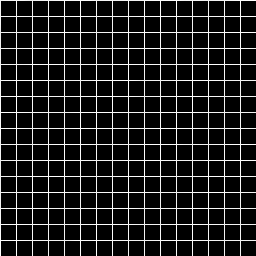
#> input picture original_edof.png, 256 x 256 px
$ python -i intensity_rescaling.py   (imports and definitions only)
#> lines starting #> are read from the running program, lines starting #| are printed output that depends on the picture
#> further down, picture is the input picture: shape (256, 256); min 0, max 255, mean 30
# /// script
# requires-python = ">=3.11"
# dependencies = [
#     "numpy",
#     "scipy",
#     "scikit-image",
# ]
# ///
import numpy as np
import functools
import logging
import warnings
from skimage.exposure import rescale_intensity
from scipy.optimize import curve_fit
import scipy.ndimage as ndimage
from scipy.fft import dctn, idctn
import skimage.transform as transform

from ._conventions import check_zyx_input, robust_range, warn_deprecated

logger = logging.getLogger(__name__)


# [12 lines left out: function _float_to_int, not called in this run]


def ensure_float_and_restore_dtype(func):
    """
    Decorator to safely convert integer arrays to normalized floats for processing,
    and restore the original integer dtype upon completion.

    - 8/16-bit integers are divided by the dtype maximum (unsigned -> [0, 1]; signed
      -> [-1, 1] with 0 kept at 0, as skimage's img_as_float) and processed in float32.
    - Wider integers (32/64-bit) are divided by the data's own maximum magnitude and
      processed in float64: dividing by e.g. 2**63 - 1 would leave ~1e-17 values that
      float32 cannot resolve and that make scale-dependent operations meaningless.
    - float32/float64 inputs pass through unchanged (other floats become float32).
    """
    # [53 lines left out: function wrapper, not called in this run]

    return wrapper

# Default (lower, upper) percentiles of the input range for processing (D02 (i),
# D27): contrast_stretching, normalize_image and clahe_u8 share it. Processing
# for segmentation tolerates clipping the top 0.1%; the viewers display up to
# p99.99 instead, so sparse bright signal is not saturated on screen.
PROCESSING_PERCENTILES = (0.1, 99.9)


# [158 lines left out: functions _resolve_percentiles, contrast_stretching, normalize_image, _fit_linear, _fit_exponential, not called in this run]

# Registry of supported parametric models
FIT_MODELS = {
    'linear': _fit_linear,
    'exponential': _fit_exponential
}

# [254 lines left out: functions _legacy_z_decay_kwargs, adjust_gamma_per_slice, adjust_brightness_per_slice, correct_z_intensity_decay, _slice_p99, not called in this run]


# A slice is background-only when its p99 is within _BG_MADS MADs of the
# background level AND less than _BG_FRACTION of the brightest p99 above it.
# The dimmest slice only counts as a background reference when at least a
# quarter of the brightest slice (its p25) lies in the same background band,
# i.e. the sample is sparse; dense stacks (signal everywhere) have none.
_BG_MADS = 10.0
_BG_FRACTION = 0.05
_BG_REF_PERCENTILE = 25.0


# [175 lines left out: functions _background_only_slices, contrast_stretch_per_slice, check_z_axis_orientation, test_z_axis_orientation, not called in this run]


# Do not let pytest collect the deprecated alias in modules that import it
test_z_axis_orientation.__test__ = False


def _tshrinkage(x, thresh):
    return np.sign(x) * np.clip(np.abs(x) - thresh, a_min=0, a_max=None)

def _prepare_data_for_basic(images, is_3d=False):
    """
    Normalizes input `images` into a numpy array of shape (N, ...)
    where `...` is the spatial dimensions matching the flatfield.
    """
#> called with is_3d = False
    if isinstance(images, list):
        images = np.stack(images, axis=0)

    images = np.asarray(images)
    original_shape = images.shape

    if is_3d:
        if images.ndim == 3:
            images = images[np.newaxis, ...]
        elif images.ndim >= 4:
            images = images.reshape(-1, images.shape[-3], images.shape[-2], images.shape[-1])
    else:
        if images.ndim == 2:
            images = images[np.newaxis, ...]
        elif images.ndim >= 3:
            images = images.reshape(-1, images.shape[-2], images.shape[-1])

    return images, original_shape

def _resize_spatial(images, target_spatial_shape):
    N = images.shape[0]
    out = np.empty((N,) + target_spatial_shape, dtype=np.float32)
    for i in range(N):
        out[i] = transform.resize(
            images[i], target_spatial_shape,
            order=1, mode='reflect', anti_aliasing=False, preserve_range=True
        )
    return out

def _reweight_score(S, last_S, D, last_D):
    """Reweighting convergence score: max relative change of flatfield and darkfield.

    As MATLAB BaSiC: sum|S - last_S| / sum|last_S| and sum|D - last_D| /
    max(sum|last_D|, 1e-6), the latter 0 when the darkfield moved by < 1e-7
    in total (always, without darkfield estimation). BaSiCPy computes the
    darkfield term from the flatfield change instead (R6-17).
    """
    mad_flatfield = np.sum(np.abs(S - last_S)) / max(float(np.sum(np.abs(last_S))), 1e-9)
    temp_diff = float(np.sum(np.abs(D - last_D)))
    if temp_diff < 1e-7:
        mad_darkfield = 0.0
    else:
        mad_darkfield = temp_diff / max(float(np.sum(np.abs(last_D))), 1e-6)
    return float(max(mad_flatfield, mad_darkfield))


def fit_basic_shading(
    images,
    is_3d=False,
    working_size=128,
    max_reweight_iterations=10,
    max_iterations=500,
    optimization_tol=1e-3,
    optimization_tol_diff=1e-2,
    reweighting_tol=1e-2,
    smoothness_flatfield=None,
    smoothness_darkfield=None,
    sparse_cost_darkfield=None,
    get_darkfield=False,
    fitting_mode='approximate',
    epsilon=0.1,
    rho=1.5,
    mu_coef=12.5,
    max_mu_coef=1e7
):
    """
    Fits the BaSiC shading model to a collection of images.

    Args:
        images: Input images. Can be a 3D array (Z, Y, X), 4D array (T, Z, Y, X),
                or list of 3D/2D arrays.
        is_3d (bool): If True, computes a 3D flatfield (Z, Y, X).
                      If False (default), computes a 2D flatfield (Y, X).
        working_size (int): Spatial dimension size to downscale to for faster fitting.
        max_reweight_iterations (int): Maximum number of reweighting iterations.
        max_iterations (int): Maximum number of ADMM iterations per reweighting loop.
        optimization_tol (float): Tolerance for ADMM convergence (relative fit residual).
        optimization_tol_diff (float): 'ladmap' only: tolerance on the relative size of the
            last update. Both tolerances must be met to stop (as in BaSiCPy).
        reweighting_tol (float): Tolerance for reweighting loop convergence.
        smoothness_flatfield (float): Smoothness regularization weight. If None, it is estimated.
        smoothness_darkfield (float): Smoothness regularization weight for darkfield. If None, it is estimated.
        sparse_cost_darkfield (float): 'ladmap' only: weight of the darkfield sparse term.
            If None, it is estimated. The 'approximate' mode (as MATLAB BaSiC)
            shrinks the darkfield with smoothness_darkfield only, so a value
            given there is ignored, with a UserWarning.
        get_darkfield (bool): Whether to estimate darkfield. Use
            fitting_mode='approximate' for it: with 'ladmap' the estimate is
            unreliable (a UserWarning says so; see below).
        fitting_mode (str): Fitting mode, 'approximate' or 'ladmap'.
        epsilon (float): Small value for weight calculation.
        rho (float): ADMM penalty parameter update factor.
        mu_coef (float): Initial penalty parameter coefficient.
        max_mu_coef (float): Maximum penalty parameter coefficient.

    Returns:
        dict: Containing 'flatfield', 'darkfield', and 'baseline'.

    Raises:
        ValueError: for NaN or inf in `images` (the ADMM has no mask support,
            and one NaN pixel made the SVD fail with LinAlgError). Fill or crop
            them first.

    Darkfield with 'ladmap': on synthetic images (20 frames, baselines
    0.5-1.5) with known darkfields of 10, 40 and 100, the 'ladmap' darkfield
    came out at 0.04, 117 and 268 (the last two above the dimmest pixel,
    which is impossible), while 'approximate' gives 4.5, 36 and 82. The ladmap
    estimate is returned as before, with a UserWarning, until it is fixed
    and validated.

    Changed (R6-17, 2026-11): reweighting convergence uses the darkfield
    change (as MATLAB BaSiC) instead of repeating the flatfield change (a
    BaSiCPy quirk); this only affects get_darkfield=True. NaN/inf input
    raises ValueError (R6-15). New UserWarnings: sparse_cost_darkfield is
    ignored in fitting_mode='approximate' (it only acts in 'ladmap'), and
    get_darkfield=True with 'ladmap' gives an unreliable darkfield (R6-07).
    """
    if fitting_mode not in ('approximate', 'ladmap'):
        raise ValueError(f"fitting_mode '{fitting_mode}' is not valid. Use 'approximate' or 'ladmap'.")
    if max_reweight_iterations < 1:
        raise ValueError("max_reweight_iterations must be >= 1.")
    if fitting_mode == 'approximate' and sparse_cost_darkfield is not None:
        warnings.warn(
            "sparse_cost_darkfield is ignored with fitting_mode='approximate' (which, as "
            "MATLAB BaSiC, regularises the darkfield with smoothness_darkfield only); "
            "it applies to fitting_mode='ladmap'.", UserWarning, stacklevel=2)

    images, original_shape = _prepare_data_for_basic(images, is_3d)
#> original_shape = (256, 256)
    n_bad = int(images.size - np.count_nonzero(np.isfinite(images)))
#> n_bad = 0
    if n_bad:
        raise ValueError(
            f"fit_basic_shading needs finite input: the images hold {n_bad} non-finite "
            "(NaN or inf) values. Fill or crop them first (the fit has no mask support).")

    s_s = images.shape[0]
    original_spatial_shape = images.shape[1:]

    if get_darkfield and s_s < 2:
        # BaSiC models each sample as I_i = B_i * S + D and separates the darkfield D
        # from the flatfield S only through variation of the baselines B_i across
        # samples. With a single image/volume any D can be absorbed into S, so the
        # darkfield is not identifiable (in 'approximate' mode its estimator has no
        # samples to average and the fit degenerated to NaN after max iterations).
        warnings.warn(
            "get_darkfield=True needs at least 2 images (or volumes with is_3d=True): the "
            "darkfield is not identifiable from a single sample. Fitting the flatfield only; "
            "the returned darkfield is zero.",
            UserWarning,
            stacklevel=2,
        )
        get_darkfield = False
    if get_darkfield and fitting_mode == 'ladmap':
        warnings.warn(
            "get_darkfield=True with fitting_mode='ladmap' gives an unreliable darkfield "
            "(anywhere from ~0 to ~3x the true offset on synthetic data); use "
            "fitting_mode='approximate' to estimate the darkfield.", UserWarning, stacklevel=2)

    target_spatial_shape = tuple([min(d, working_size) if working_size is not None else d for d in original_spatial_shape])

    if target_spatial_shape != original_spatial_shape:
        Im = _resize_spatial(images, target_spatial_shape)
    else:
        Im = images.astype(np.float32)

    s_spatial = Im.shape[1:]
    Im_flat = Im.reshape(s_s, -1)

    image_norm = np.linalg.norm(Im_flat)
#> image_norm = 7990.3
    if image_norm == 0:
        image_norm = 1.0

    if smoothness_flatfield is None:
        meanD = Im.mean(axis=0)
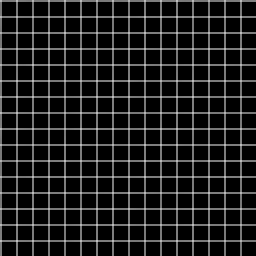
#> meanD: shape (128, 128) float32 (shown 2 times larger); min 0, max 191.2, mean 30
        mean_meanD = meanD.mean()
#> mean_meanD = 30
        if mean_meanD == 0:
            mean_meanD = 1.0
        meanD = meanD / mean_meanD
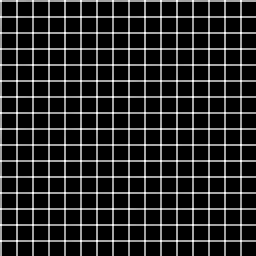
#> meanD: shape (128, 128) float32 (shown 2 times larger); min 0, max 6.38, mean 1; drawn with min black and max white
        W_meanD = dctn(meanD, norm='ortho')
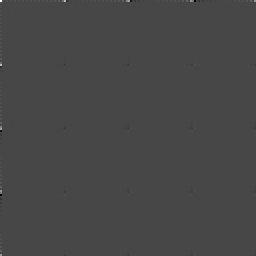
#> W_meanD: shape (128, 128) float32 (shown 2 times larger); min -49.62, max 128, mean 0.1; drawn with min black and max white
        smoothness_flatfield = np.sum(np.abs(W_meanD)) / 400.0 * 0.5
#> smoothness_flatfield = 3.13

    if smoothness_darkfield is None:
        smoothness_darkfield = smoothness_flatfield * 0.1
#> smoothness_darkfield = 0.313

    if sparse_cost_darkfield is None:
        sparse_cost_darkfield = smoothness_darkfield * 0.01 * 100 # Default is 0.01 * 100 in original BaSiC
#> sparse_cost_darkfield = 0.313

    _, S_svd, _ = np.linalg.svd(Im_flat, full_matrices=False)
#> S_svd = [7990.3]
    spectral_norm = S_svd[0]
#> spectral_norm = 7990.3
    if spectral_norm == 0:
        spectral_norm = 1.0

    if fitting_mode == 'approximate':
        init_mu = mu_coef / spectral_norm
#> init_mu = 0.00156
    else:
        init_mu = mu_coef / spectral_norm / np.prod(Im_flat.shape)

    max_mu = init_mu * max_mu_coef
#> max_mu = 15644

    ent1 = 1.0
    ent2 = 10.0
    D_Z_max = np.min(Im_flat)
#> D_Z_max = 0

    W = np.ones_like(Im_flat)
    W_D = np.ones(s_spatial, dtype=np.float32)

    last_S = None
    last_D = None

    S = np.ones(s_spatial, dtype=np.float32)
    B = np.ones(s_s, dtype=np.float32)
    D_R = np.zeros(s_spatial, dtype=np.float32)
    D_Z = 0.0

    for reweight_iter in range(max_reweight_iterations):
        S_hat = dctn(S, norm='ortho')
        D_R = np.zeros(s_spatial, dtype=np.float32)
        D_Z = 0.0

        if fitting_mode == 'approximate':
            mean_Im_flat = np.nanmean(Im_flat)
            if mean_Im_flat == 0:
                mean_Im_flat = 1.0
            B = np.nanmean(Im_flat, axis=1) / mean_Im_flat
        else:
            B = np.ones(s_s, dtype=np.float32)
            S = np.median(Im, axis=0)
            S_hat = dctn(S, norm='ortho')

        I_R_flat = np.zeros_like(Im_flat)
        I_B_flat = (S[np.newaxis, ...] * B[(...,) + (np.newaxis,) * S.ndim] + D_R[np.newaxis, ...] + D_Z).reshape(s_s, -1)

        Y_flat = np.zeros_like(Im_flat)
        mu = init_mu

        for k in range(max_iterations):
            if fitting_mode == 'approximate':
                temp_W = (Im_flat - I_R_flat - I_B_flat + Y_flat / mu) / ent1
                temp_W = np.mean(temp_W, axis=0)

                S_hat = S_hat + dctn(temp_W.reshape(s_spatial), norm="ortho")
                S_hat = _tshrinkage(S_hat, smoothness_flatfield / (ent1 * mu))
                S = idctn(S_hat, norm="ortho")

                I_B_flat = (S[np.newaxis, ...] * B[(...,) + (np.newaxis,) * S.ndim] + D_R[np.newaxis, ...] + D_Z).reshape(s_s, -1)

                I_R_flat = I_R_flat + (Im_flat - I_B_flat - I_R_flat + (1 / mu) * Y_flat) / ent1
                I_R_flat = _tshrinkage(I_R_flat, W / (ent1 * mu))

                R_flat = Im_flat - I_R_flat
                mean_R_flat = np.mean(R_flat)
                if mean_R_flat == 0:
                    mean_R_flat = 1.0
                B = np.mean(R_flat, axis=1) / mean_R_flat
                B = np.clip(B, 0, None)

                I_B_flat = (S[np.newaxis, ...] * B[(...,) + (np.newaxis,) * S.ndim] + D_R[np.newaxis, ...] + D_Z).reshape(s_s, -1)

                # The darkfield estimator below averages over samples with B < 1; if
                # there are none (e.g. identical samples) this iteration carries no
                # darkfield information, so keep the current D_R / D_Z.
                if get_darkfield and np.any(B < 1):
                    validA1coeff_idx = B < 1
                    S_flat = S.reshape(-1)
                    mean_S = np.mean(S)
                    S_inmask = S_flat >= mean_S
                    S_outmask = S_flat < mean_S

                    R_0 = np.where(S_inmask[np.newaxis, :] & validA1coeff_idx[:, np.newaxis], R_flat, np.nan)
                    R_1 = np.where(S_outmask[np.newaxis, :] & validA1coeff_idx[:, np.newaxis], R_flat, np.nan)

                    mean_R = np.mean(R_flat)

                    # Avoid Mean of empty slice warnings by checking for all-NaN rows
                    def safe_nanmean(arr, axis):
                        # Returns NaN for rows that are all NaN, without triggering a RuntimeWarning
                        mask = np.isnan(arr).all(axis=axis)
                        res = np.zeros(arr.shape[0])
                        res[mask] = np.nan
                        res[~mask] = np.nanmean(arr[~mask], axis=axis)
                        return res

                    mean_R_0 = safe_nanmean(R_0, axis=1)
                    mean_R_1 = safe_nanmean(R_1, axis=1)
                    B1_coeff = (mean_R_0 - mean_R_1) / (mean_R + 1e-6)

                    num_valid = np.sum(validA1coeff_idx)
                    B_nan = np.where(validA1coeff_idx, B, np.nan)

                    temp1 = np.nan_to_num(np.nansum(B_nan**2))
                    temp2 = np.nan_to_num(np.nansum(B_nan))
                    temp3 = np.nan_to_num(np.nansum(B1_coeff))
                    temp4 = np.nan_to_num(np.nansum(B_nan * B1_coeff))
                    temp5 = temp2 * temp3 - num_valid * temp4

                    if temp5 == 0:
                        D_Z = 0.0
                    else:
                        D_Z = (temp1 * temp3 - temp2 * temp4) / temp5
                    D_Z = max(D_Z, 0.0)
                    if mean_S > 1e-9:
                        D_Z = min(D_Z, D_Z_max / mean_S)

                    Z = D_Z * mean_S - D_Z * S_flat

                    R_nan = np.where(validA1coeff_idx[:, np.newaxis], R_flat, np.nan)
                    A1_offset = np.nanmean(R_nan, axis=0) - np.nanmean(B_nan) * S_flat
                    A1_offset = A1_offset.flatten()
                    A1_offset = A1_offset - np.nanmean(A1_offset)

                    D_R = A1_offset - np.mean(A1_offset) - Z
                    D_R = dctn(D_R.reshape(s_spatial), norm="ortho")
                    D_R = _tshrinkage(D_R, smoothness_darkfield / (ent2 * mu))
                    D_R = idctn(D_R, norm="ortho")
                    D_R = _tshrinkage(D_R, smoothness_darkfield / (ent2 * mu))
                    D_R = D_R + Z.reshape(s_spatial)

                fit_residual_flat = Im_flat - I_B_flat - I_R_flat
                Y_flat = Y_flat + mu * fit_residual_flat
                mu = min(mu * rho, max_mu)

                norm_ratio = np.linalg.norm(fit_residual_flat) / image_norm
                if norm_ratio <= optimization_tol:
                    break

            elif fitting_mode == 'ladmap':
                I_B = (S[np.newaxis, ...] * B[(...,) + (np.newaxis,) * S.ndim] + D_R[np.newaxis, ...] + D_Z)
                I_B_flat = I_B.reshape(s_s, -1)
                eta_S = np.sum(B**2) * 1.02 + 0.01

                S_new = S + np.sum(B[(...,) + (np.newaxis,) * S.ndim] * (Im - I_B - I_R_flat.reshape(s_s, *s_spatial) + Y_flat.reshape(s_s, *s_spatial) / mu), axis=0) / eta_S
                S_new = idctn(_tshrinkage(dctn(S_new, norm="ortho"), smoothness_flatfield / (eta_S * mu)), norm="ortho")

                if np.min(S_new) < 0:
                    S_new = S_new - np.min(S_new)
                dS = S_new - S
                S = S_new

                I_B = (S[np.newaxis, ...] * B[(...,) + (np.newaxis,) * S.ndim] + D_R[np.newaxis, ...] + D_Z)
                I_B_flat = I_B.reshape(s_s, -1)

                I_R_new_flat = _tshrinkage(Im_flat - I_B_flat + Y_flat / mu, W / (mu * s_s))
                dI_R_flat = I_R_new_flat - I_R_flat
                I_R_flat = I_R_new_flat

                R_flat = Im_flat - I_R_flat
                S_sq = np.sum(S**2)

                R_spatial = R_flat.reshape(s_s, *s_spatial)
                Y_spatial = Y_flat.reshape(s_s, *s_spatial)

                # While the shrinkage still zeroes S (mu starts tiny), B carries no
                # information: keep it instead of collapsing it to 0 for good.
                if S_sq > 0:
                    B_new = np.sum(S[np.newaxis, ...] * (R_spatial + Y_spatial / mu), axis=tuple(range(1, Im.ndim))) / S_sq
                else:
                    B_new = B.copy()
                B_new = np.clip(B_new, 0, None)

                mean_B = np.mean(B_new)
                if mean_B > 0:
                    B_new = B_new / mean_B
                    S = S * mean_B

                dB = B_new - B
                B = B_new

                BS = S[np.newaxis, ...] * B[(...,) + (np.newaxis,) * S.ndim]

                if get_darkfield:
                    D_Z_new = np.mean(Im - BS - D_R[np.newaxis, ...] - I_R_flat.reshape(s_s, *s_spatial) + Y_spatial / 2.0 / mu)
                    D_Z_new = np.clip(D_Z_new, 0, D_Z_max)
                    dD_Z = D_Z_new - D_Z
                    D_Z = D_Z_new

                    eta_D = s_s * 1.02
                    D_R_new = D_R + 1.0 / eta_D * np.sum(Im - BS - D_R[np.newaxis, ...] - D_Z - I_R_flat.reshape(s_s, *s_spatial) + Y_spatial / mu, axis=0)
                    D_R_new = idctn(_tshrinkage(dctn(D_R_new), smoothness_darkfield / eta_D / mu))
                    D_R_new = _tshrinkage(D_R_new, sparse_cost_darkfield * W_D / eta_D / mu)
                    dD_R = D_R_new - D_R
                    D_R = D_R_new

                I_B = BS + D_R[np.newaxis, ...] + D_Z
                I_B_flat = I_B.reshape(s_s, -1)

                fit_residual_flat = R_flat - I_B_flat
                Y_flat = Y_flat + mu * fit_residual_flat

                value_diff = max([
                    np.linalg.norm(dS.ravel()) * np.sqrt(eta_S),
                    np.linalg.norm(dI_R_flat.ravel()) * 1.0,
                    np.linalg.norm(dB.ravel())
                ])

                if get_darkfield:
                    value_diff = max([
                        value_diff,
                        np.linalg.norm(dD_R.ravel()) * np.sqrt(eta_D),
                        dD_Z**2
                    ])

                norm_ratio = value_diff / image_norm
                mu = min(mu * rho, max_mu)

                # Stop only when the fit residual AND the update are both small. A
                # small update alone happens in the first iterations, while the
                # shrinkage still zeroes S, and stopping there returned S == 0.
                residual_ratio = np.linalg.norm(fit_residual_flat) / image_norm
                if residual_ratio <= optimization_tol and norm_ratio <= optimization_tol_diff:
                    break

        D_R = D_R + D_Z * S
        I_B_flat = (S[np.newaxis, ...] * B[(...,) + (np.newaxis,) * S.ndim] + D_R[np.newaxis, ...]).reshape(s_s, -1)

        S = np.mean(I_B_flat.reshape(s_s, *s_spatial), axis=0) - D_R
        mean_S = np.mean(S)
        if mean_S > 1e-9:
            S = S / mean_S

        if fitting_mode == 'approximate':
            XE_norm = I_R_flat / (np.mean(I_B_flat, axis=1, keepdims=True) + 1e-6)
            W = 1.0 / (np.abs(XE_norm) + epsilon)
            W = W * W.size / np.sum(W)

            W_D = np.ones_like(D_R)
        else:
            Ws = np.ones_like(I_R_flat) / (np.abs(I_R_flat / (I_B_flat + epsilon)) + epsilon)
            W = Ws / np.mean(Ws)

            Ws_D = np.ones_like(D_R) / (np.abs(D_R) + epsilon)
            W_D = Ws_D / np.mean(Ws_D)

        if last_S is not None:
            if _reweight_score(S, last_S, D_R, last_D) <= reweighting_tol:
                break
        last_S = S
        last_D = D_R
#> this loop made 7 passes
#> (mean_S, mad_flatfield in _reweight_score) on passes 2 to 7: (30.44, 0.071), (30.41, 0.0405), (30.4, 0.0309), (30.42, 0.0298), (30.42, 0.0242), (30.41, 0.000938)
#> pass 1, in fit_basic_shading, `S = np.mean(I_B_flat.reshape(s_s, *s_spatial), axis=0) - D_R`:
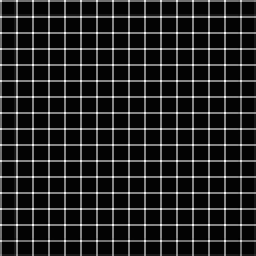
#> S: shape (128, 128) float32 (shown 2 times larger); min -3.28, max 232.6, mean 30.1; drawn with min black and max white
#> (the rest of the program and of its run is left out)
